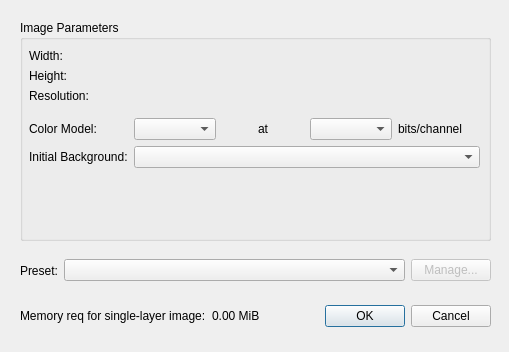
<?xml version="1.0" encoding="UTF-8"?>
<ui version="4.0">
 <class>NewDocumentDialog</class>
 <widget class="QDialog" name="NewDocumentDialog">
  <property name="geometry">
   <rect>
    <x>0</x>
    <y>0</y>
    <width>509</width>
    <height>352</height>
   </rect>
  </property>
  <property name="windowTitle">
   <string>Create New Document</string>
  </property>
  <widget class="QDialogButtonBox" name="buttonBox">
   <property name="geometry">
    <rect>
     <x>310</x>
     <y>301</y>
     <width>181</width>
     <height>31</height>
    </rect>
   </property>
   <property name="orientation">
    <enum>Qt::Horizontal</enum>
   </property>
   <property name="standardButtons">
    <set>QDialogButtonBox::Cancel|QDialogButtonBox::Ok</set>
   </property>
  </widget>
  <widget class="QGroupBox" name="groupBox">
   <property name="geometry">
    <rect>
     <x>20</x>
     <y>20</y>
     <width>471</width>
     <height>221</height>
    </rect>
   </property>
   <property name="title">
    <string>Image Parameters</string>
   </property>
   <widget class="QWidget" name="formLayoutWidget">
    <property name="geometry">
     <rect>
      <x>9</x>
      <y>29</y>
      <width>451</width>
      <height>181</height>
     </rect>
    </property>
    <layout class="QFormLayout" name="formLayout">
     <item row="0" column="0">
      <widget class="QLabel" name="label_2">
       <property name="text">
        <string>Width:</string>
       </property>
      </widget>
     </item>
     <item row="0" column="1">
      <widget class="SDF::Editor::UILayer::Gui::View::Qt::CustomWidgets::LengthQuantityEdit" name="widthSelector">
       <property name="toolTip">
        <string/>
       </property>
      </widget>
     </item>
     <item row="1" column="0">
      <widget class="QLabel" name="label_3">
       <property name="text">
        <string>Height:</string>
       </property>
      </widget>
     </item>
     <item row="1" column="1">
      <widget class="SDF::Editor::UILayer::Gui::View::Qt::CustomWidgets::LengthQuantityEdit" name="heightSelector">
       <property name="toolTip">
        <string/>
       </property>
      </widget>
     </item>
     <item row="2" column="0">
      <widget class="QLabel" name="label_4">
       <property name="text">
        <string>Resolution: </string>
       </property>
      </widget>
     </item>
     <item row="2" column="1">
      <widget class="SDF::Editor::UILayer::Gui::View::Qt::CustomWidgets::ResolutionQuantityEdit" name="resolutionSelector">
       <property name="toolTip">
        <string/>
       </property>
      </widget>
     </item>
     <item row="3" column="0">
      <widget class="Line" name="line">
       <property name="orientation">
        <enum>Qt::Horizontal</enum>
       </property>
      </widget>
     </item>
     <item row="4" column="0">
      <widget class="QLabel" name="label_5">
       <property name="text">
        <string>Color Model:</string>
       </property>
      </widget>
     </item>
     <item row="4" column="1">
      <layout class="QHBoxLayout" name="horizontalLayout_2">
       <item>
        <widget class="QComboBox" name="colorModelSelector">
         <property name="toolTip">
          <string/>
         </property>
        </widget>
       </item>
       <item>
        <widget class="QLabel" name="label_6">
         <property name="text">
          <string>at</string>
         </property>
         <property name="alignment">
          <set>Qt::AlignCenter</set>
         </property>
        </widget>
       </item>
       <item>
        <widget class="QComboBox" name="bitDepthSelector"/>
       </item>
       <item>
        <widget class="QLabel" name="label_7">
         <property name="text">
          <string>bits/channel</string>
         </property>
        </widget>
       </item>
      </layout>
     </item>
     <item row="5" column="0">
      <widget class="QLabel" name="label_8">
       <property name="text">
        <string>Initial Background:</string>
       </property>
      </widget>
     </item>
     <item row="5" column="1">
      <widget class="QComboBox" name="initialBackgroundSelector"/>
     </item>
    </layout>
   </widget>
  </widget>
  <widget class="QWidget" name="horizontalLayoutWidget">
   <property name="geometry">
    <rect>
     <x>20</x>
     <y>250</y>
     <width>471</width>
     <height>41</height>
    </rect>
   </property>
   <layout class="QHBoxLayout" name="horizontalLayout">
    <item>
     <widget class="QLabel" name="label">
      <property name="sizePolicy">
       <sizepolicy hsizetype="Minimum" vsizetype="Preferred">
        <horstretch>0</horstretch>
        <verstretch>0</verstretch>
       </sizepolicy>
      </property>
      <property name="text">
       <string>Preset:</string>
      </property>
     </widget>
    </item>
    <item>
     <widget class="QComboBox" name="presetSelector">
      <property name="sizePolicy">
       <sizepolicy hsizetype="MinimumExpanding" vsizetype="Fixed">
        <horstretch>0</horstretch>
        <verstretch>0</verstretch>
       </sizepolicy>
      </property>
     </widget>
    </item>
    <item>
     <widget class="QPushButton" name="manageButton">
      <property name="enabled">
       <bool>false</bool>
      </property>
      <property name="text">
       <string>Manage...</string>
      </property>
     </widget>
    </item>
   </layout>
  </widget>
  <widget class="QWidget" name="horizontalLayoutWidget_3">
   <property name="geometry">
    <rect>
     <x>20</x>
     <y>300</y>
     <width>281</width>
     <height>31</height>
    </rect>
   </property>
   <layout class="QHBoxLayout" name="horizontalLayout_3">
    <item>
     <widget class="QLabel" name="label_9">
      <property name="text">
       <string>Memory req for single-layer image:</string>
      </property>
     </widget>
    </item>
    <item>
     <widget class="QLabel" name="memoryReqIndicator">
      <property name="text">
       <string>0.00 MiB</string>
      </property>
     </widget>
    </item>
   </layout>
  </widget>
 </widget>
 <customwidgets>
  <customwidget>
   <class>SDF::Editor::UILayer::Gui::View::Qt::CustomWidgets::LengthQuantityEdit</class>
   <extends>QWidget</extends>
   <header>SDF/Editor/UILayer/Gui/View/Qt/CustomWidgets/LengthQuantityEdit.hpp</header>
  </customwidget>
  <customwidget>
   <class>SDF::Editor::UILayer::Gui::View::Qt::CustomWidgets::ResolutionQuantityEdit</class>
   <extends>QWidget</extends>
   <header>SDF/Editor/UILayer/Gui/View/Qt/CustomWidgets/ResolutionQuantityEdit.hpp</header>
  </customwidget>
 </customwidgets>
 <resources/>
 <connections>
  <connection>
   <sender>buttonBox</sender>
   <signal>accepted()</signal>
   <receiver>NewDocumentDialog</receiver>
   <slot>accept()</slot>
   <hints>
    <hint type="sourcelabel">
     <x>248</x>
     <y>254</y>
    </hint>
    <hint type="destinationlabel">
     <x>157</x>
     <y>274</y>
    </hint>
   </hints>
  </connection>
  <connection>
   <sender>buttonBox</sender>
   <signal>rejected()</signal>
   <receiver>NewDocumentDialog</receiver>
   <slot>reject()</slot>
   <hints>
    <hint type="sourcelabel">
     <x>316</x>
     <y>260</y>
    </hint>
    <hint type="destinationlabel">
     <x>286</x>
     <y>274</y>
    </hint>
   </hints>
  </connection>
 </connections>
</ui>
